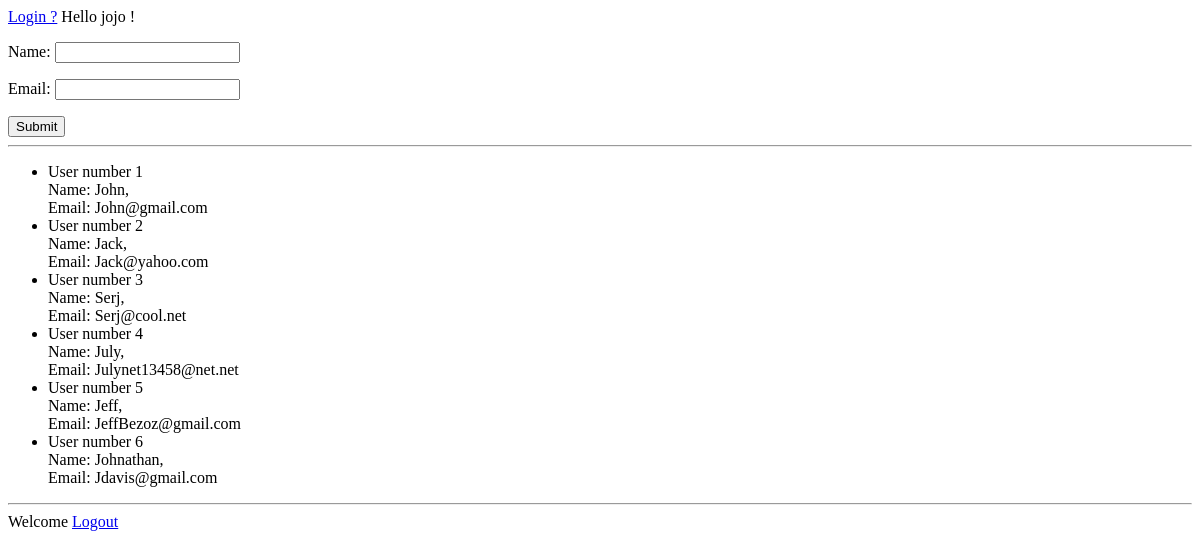
Page /index/ (signed in) on the earlier database version.
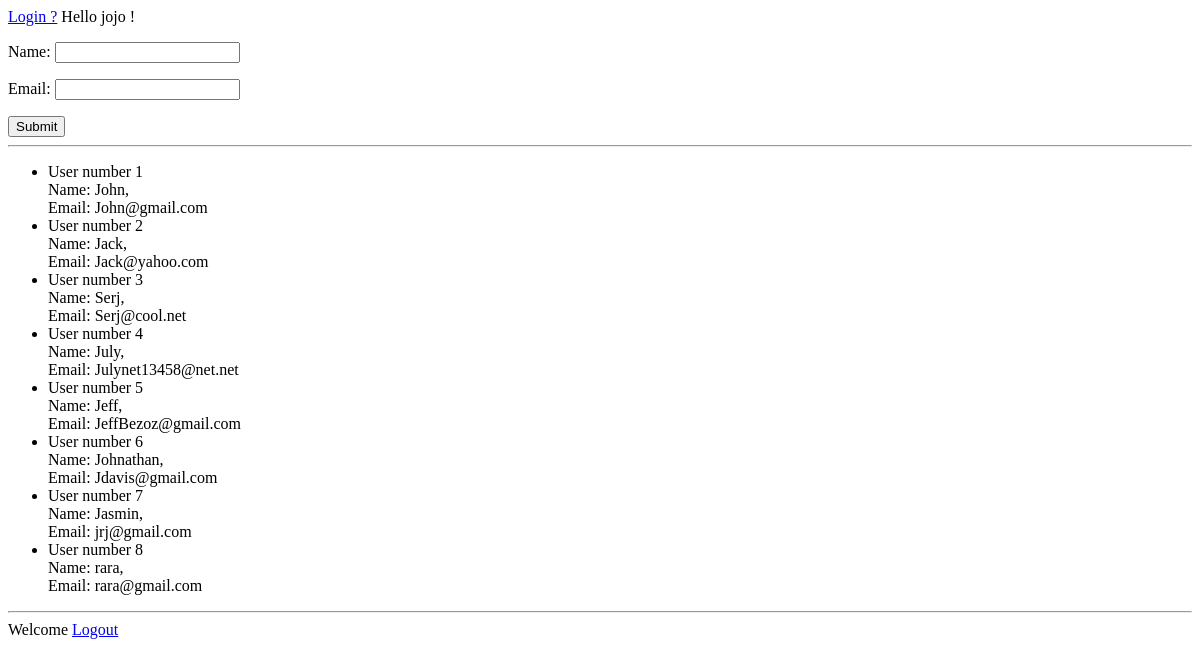
Same page on the later database version.
### funApp/models.py (models this page shows, shortened)
class User_Database(models.Model):
	name = models.CharField(max_length=64)
	email = models.EmailField(max_length=200)

### funApp/views.py (the view)
# urls.py: path("index/", views.index , name='index' ),
@login_required(login_url='login')
def index(request):
	mainUser = User.objects.get(username ="jojo")
	secondUser = User.objects.get(username ="rara")
	message = "Welcome"
	form = User_Form()
	if request.method == "POST" and request.user.username.startswith('jojo'):
		form_data = User_Form(request.POST)
		if form_data.is_valid():
			form_data.save()
			message = "Cool"
	else :
		form = User_Form()
	return render(request, "funApp/index.html", {
		"form": form,
		"users": User_Database.objects.all(),
		"admin_message": message
		 })

### funApp/forms.py
class User_Form(forms.ModelForm):
	class Meta:
		model = User_Database
		fields = ["name", "email"]

### funApp/templates/funApp/index.html (shortened to what this page needs)
<!DOCTYPE html>
<html>
<head>
</head>
<body>
 <a href="/login">Login ?</a>
 Hello {{ request.user }} !
 <form method="post">
 	{{ form.as_p }}
 	<button name = "submit">Submit</button>
 </form>
<hr>
 <section>
 	<ul>
 	{% for u in users %}
 	<li>
 		User number {{ u.id }} <br>
 		Name: {{ u.name }}, <br>
 		Email: {{ u.email }}
 	</li>
 	{% endfor %}
 	</ul>
 </section>
 <hr>
{{admin_message}}
 <a href="{% url 'logout' %}">Logout</a>
</body>
</html>

Differences in the rows shown:
added User_Database: id "7", name "Jasmin", email "jrj@gmail.com"
added User_Database: id "8", name "rara", email "rara@gmail.com"
